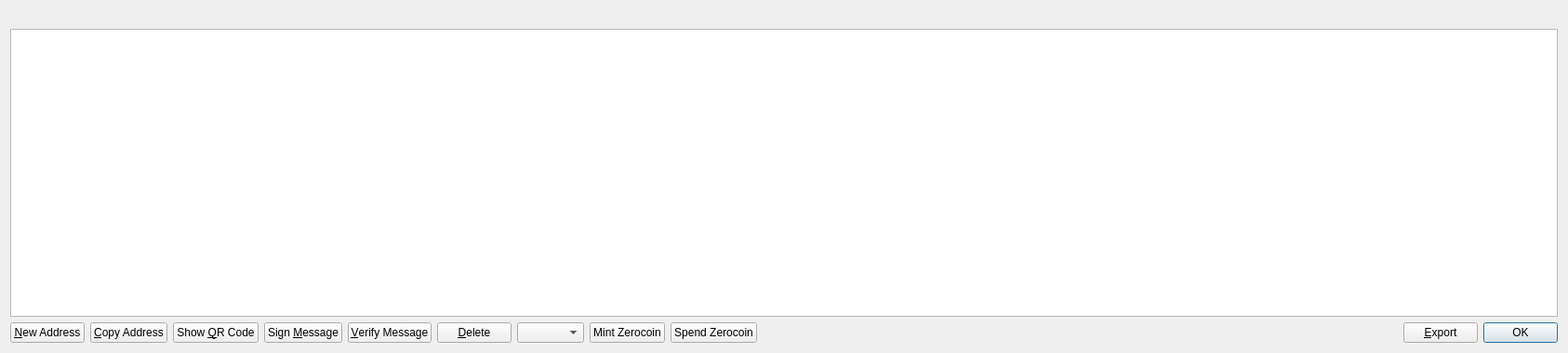
<?xml version="1.0" encoding="UTF-8"?>
<ui version="4.0">
 <class>AddressBookPage</class>
 <widget class="QWidget" name="AddressBookPage">
  <property name="geometry">
   <rect>
    <x>0</x>
    <y>0</y>
    <width>1686</width>
    <height>380</height>
   </rect>
  </property>
  <property name="windowTitle">
   <string>Address Book</string>
  </property>
  <layout class="QVBoxLayout" name="verticalLayout">
   <item>
    <widget class="QLabel" name="labelExplanation">
     <property name="textFormat">
      <enum>Qt::PlainText</enum>
     </property>
     <property name="wordWrap">
      <bool>true</bool>
     </property>
    </widget>
   </item>
   <item>
    <widget class="QTableView" name="tableView">
     <property name="contextMenuPolicy">
      <enum>Qt::CustomContextMenu</enum>
     </property>
     <property name="toolTip">
      <string>Double-click to edit address or label</string>
     </property>
     <property name="tabKeyNavigation">
      <bool>false</bool>
     </property>
     <property name="alternatingRowColors">
      <bool>true</bool>
     </property>
     <property name="selectionMode">
      <enum>QAbstractItemView::SingleSelection</enum>
     </property>
     <property name="selectionBehavior">
      <enum>QAbstractItemView::SelectRows</enum>
     </property>
     <property name="sortingEnabled">
      <bool>true</bool>
     </property>
     <attribute name="verticalHeaderVisible">
      <bool>false</bool>
     </attribute>
    </widget>
   </item>
   <item>
    <layout class="QHBoxLayout" name="horizontalLayout">
     <item>
      <widget class="QPushButton" name="newAddress">
       <property name="toolTip">
        <string>Create a new address</string>
       </property>
       <property name="text">
        <string>&amp;New Address</string>
       </property>
       <property name="icon">
        <iconset resource="../bitcoin.qrc">
         <normaloff>:/icons/add</normaloff>:/icons/add</iconset>
       </property>
      </widget>
     </item>
     <item>
      <widget class="QPushButton" name="copyAddress">
       <property name="toolTip">
        <string>Copy the currently selected address to the system clipboard</string>
       </property>
       <property name="text">
        <string>&amp;Copy Address</string>
       </property>
       <property name="icon">
        <iconset resource="../bitcoin.qrc">
         <normaloff>:/icons/editcopy</normaloff>:/icons/editcopy</iconset>
       </property>
      </widget>
     </item>
     <item>
      <widget class="QPushButton" name="showQRCode">
       <property name="text">
        <string>Show &amp;QR Code</string>
       </property>
       <property name="icon">
        <iconset resource="../bitcoin.qrc">
         <normaloff>:/icons/qrcode</normaloff>:/icons/qrcode</iconset>
       </property>
      </widget>
     </item>
     <item>
      <widget class="QPushButton" name="signMessage">
       <property name="toolTip">
        <string>Sign a message to prove you own a zcoinclassic address</string>
       </property>
       <property name="text">
        <string>Sign &amp;Message</string>
       </property>
       <property name="icon">
        <iconset resource="../bitcoin.qrc">
         <normaloff>:/icons/edit</normaloff>:/icons/edit</iconset>
       </property>
      </widget>
     </item>
     <item>
      <widget class="QPushButton" name="verifyMessage">
       <property name="toolTip">
        <string>Verify a message to ensure it was signed with a specified zcoinclassic address</string>
       </property>
       <property name="text">
        <string>&amp;Verify Message</string>
       </property>
       <property name="icon">
        <iconset resource="../bitcoin.qrc">
         <normaloff>:/icons/transaction_0</normaloff>:/icons/transaction_0</iconset>
       </property>
      </widget>
     </item>
     <item>
      <widget class="QPushButton" name="deleteAddress">
       <property name="toolTip">
        <string>Delete the currently selected address from the list</string>
       </property>
       <property name="text">
        <string>&amp;Delete</string>
       </property>
       <property name="icon">
        <iconset resource="../bitcoin.qrc">
         <normaloff>:/icons/remove</normaloff>:/icons/remove</iconset>
       </property>
      </widget>
     </item>
     <item>
      <widget class="QComboBox" name="zerocoinAmount"/>
     </item>
     <item>
      <widget class="QPushButton" name="zerocoinMintButton">
       <property name="text">
        <string>Mint Zerocoin</string>
       </property>
       <property name="icon">
        <iconset resource="../bitcoin.qrc">
         <normaloff>:/icons/add</normaloff>:/icons/add</iconset>
       </property>
      </widget>
     </item>
     <item>
      <widget class="QPushButton" name="zerocoinSpendButton">
       <property name="text">
        <string>Spend Zerocoin</string>
       </property>
       <property name="icon">
        <iconset resource="../bitcoin.qrc">
         <normaloff>:/icons/edit</normaloff>:/icons/edit</iconset>
       </property>
      </widget>
     </item>
     <item>
      <spacer name="horizontalSpacer">
       <property name="orientation">
        <enum>Qt::Horizontal</enum>
       </property>
       <property name="sizeHint" stdset="0">
        <size>
         <width>40</width>
         <height>20</height>
        </size>
       </property>
      </spacer>
     </item>
     <item>
      <widget class="QPushButton" name="exportButton">
       <property name="toolTip">
        <string>Export the data in the current tab to a file</string>
       </property>
       <property name="text">
        <string>&amp;Export</string>
       </property>
       <property name="icon">
        <iconset resource="../bitcoin.qrc">
         <normaloff>:/icons/export</normaloff>:/icons/export</iconset>
       </property>
      </widget>
     </item>
     <item>
      <widget class="QDialogButtonBox" name="buttonBox">
       <property name="sizePolicy">
        <sizepolicy hsizetype="Maximum" vsizetype="Fixed">
         <horstretch>0</horstretch>
         <verstretch>0</verstretch>
        </sizepolicy>
       </property>
       <property name="standardButtons">
        <set>QDialogButtonBox::Ok</set>
       </property>
      </widget>
     </item>
    </layout>
   </item>
  </layout>
 </widget>
 <resources>
  <include location="../bitcoin.qrc"/>
 </resources>
 <connections/>
</ui>
